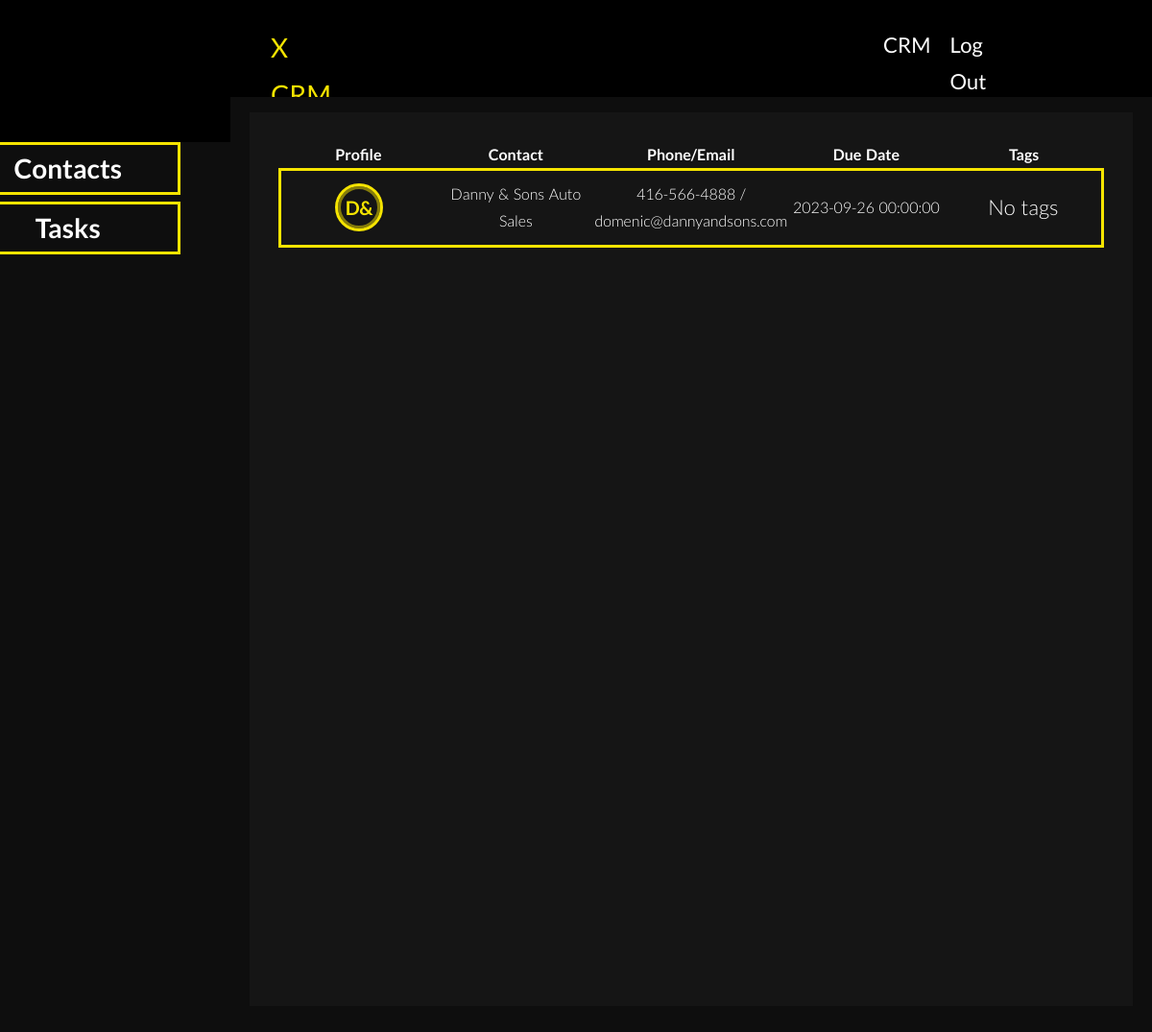
Screenshot of /upcoming_due_dates (signed in) with the database file from the repository.
### my_package/models.py (models this page shows)
class CRM(db.Model):
    __tablename__ = 'CRM'
    id = db.Column(db.Integer, primary_key=True)
    contactname = db.Column(db.String(10000))
    date = db.Column(db.DateTime(timezone=True), default=func.now())
    user_id = db.Column(db.Integer, db.ForeignKey('user.id'))
    Contact = db.Column(db.String(10000))
    PhoneEmail = db.Column(db.String(10000))
    tags = db.relationship('Tags', secondary=crm_tags, lazy='subquery', back_populates='contacts')
    notes = db.relationship('Note', backref='contact', lazy=True)
    user = db.relationship('User', back_populates='crm')
    contactlastname = db.Column(db.String(10000))
    contactbillingaddress = db.Column(db.String(10000))
    contactbillingaddresscity = db.Column(db.String(10000))
    contactbillingaddressstate = db.Column(db.String(10000))
    contactbillingaddresscountry = db.Column(db.String(10000))
    contactbillingaddresszip = db.Column(db.String(10000))
    leadstatus = db.Column(db.String(10000))
    contactemail = db.Column(db.String(10000))
    contactphone = db.Column(db.String(10000))
    contactcompany = db.Column(db.String(10000))
    organization_id = db.Column(db.Integer, db.ForeignKey('organization.id'))
    organization = db.relationship('Organization', back_populates='contacts')

class Note(db.Model):
    id = db.Column(db.Integer, primary_key=True)
    content = db.Column(db.String(10000))
    created_at = db.Column(db.DateTime(timezone=True), default=func.now())
    contact_id = db.Column(db.Integer, db.ForeignKey('CRM.id'))
    due_date = db.Column(db.DateTime(timezone=True), nullable=True)
    organization_id = db.Column(db.Integer, db.ForeignKey('organization.id'))
    organization = db.relationship('Organization', back_populates='notes')

### app.py (the view)
@app.route('/upcoming_due_dates', methods=['GET'])
@login_required
def upcoming_due_dates():
    current_time = datetime.utcnow()
    page = request.args.get('page', 1, type=int)
    per_page = 10  # Number of items per page
    query = (db.session.query(CRM, Note)
             .join(Note, Note.contact_id == CRM.id)
             .filter(Note.due_date > current_time)
             .filter(CRM.organization_id == current_user.organization_id)
             .order_by(Note.due_date.asc()))
    items = query.offset((page - 1) * per_page).limit(per_page).all()
    total_items = query.count()
    total_pages = ceil(total_items / per_page)  # Calculate total pages
    pages = list(range(1, total_pages + 1))
    next_url = url_for('upcoming_due_dates', page=page + 1) if page < total_pages else None
    prev_url = url_for('upcoming_due_dates', page=page - 1) if page > 1 else None
    return render_template('upcoming_due_dates.html',
                           contacts_with_due_dates=items,
                           next_url=next_url,
                           prev_url=prev_url,
                           total_pages=total_pages,
                           current_page=page,
                           pages=pages,
                           user=current_user)

### app.py (called while the page is built)
@login_manager.user_loader
def load_user(id):
    return User.query.get(int(id))

### my_package/templates/upcoming_due_dates.html (shortened to what this page needs)
{% extends 'layout.html' %} {% block content %}
<div class="crm-page">
    <div class="crm-menu">
        <div class="contacts-block">
            <a class="contacts-link" href="/CRM">
                <span class="contacts">Contacts</span>
            </a>
        </div>
        <div class="contacts-block">
            <a class="contacts-link" href="/upcoming_due_dates">
                <span class="contacts">Tasks</span>
            </a>
        </div>
    </div>
    <div class="crm-inner-page">
        <div class="crm-upper-static">
        </div>
        <div class="crm-contacts">
            <table class="contacts-section">
                <tr class="crm-header">
                    <th class="crm-header-item">Profile</th>
                    <th class="crm-header-item">Contact</th>
                    <th class="crm-header-item">Phone/Email</th>
                    <th class="crm-header-item">Due Date</th>
                    <th class="crm-header-item">Tags</th>
                </tr>
                {% if contacts_with_due_dates and total_pages is defined %}
                    {% for contact, note in contacts_with_due_dates %}
                    <tr class="crm-info-row" data-href="{{ url_for('contact_detail', id=contact.id) }}">
                        <td class="crm-info">
                            {% set initials = '' %}
                        {% if contact.Contact %}
                            {% set names = contact.Contact.split(' ') %}
                            {% set initials = names[0][0].upper() if names[0] else '' %}
                            {% set initials = initials + (names[1][0].upper() + names[2][0].upper() if names|length > 1 and names[1] else names[0][-1].upper()) %}
                        {% elif contact.contactcompany %}
                            {% set names = contact.contactcompany.split(' ') %}
                            {% set initials = names[0][0].upper() if names[0] else '' %}
                            {% set initials = initials + (names[1][0].upper())%}
                        {% elif contact.contactfirstname and contact.contactlastname %}
                            {% set initials = contact.contactfirstname[0].upper() + contact.contactlastname[0].upper() %}
                        {% elif contact.contactfirstname %}
                            {% set initials = contact.contactfirstname[0].upper() + contact.contactfirstname[-1].upper() %}
                        {% elif contact.contactlastname %}
                            {% set initials = contact.contactlastname[0].upper() + contact.contactlastname[-1].upper() %}
                        {% else %}
                            {% set initials = 'XX' %}
                        {% endif %}
                            <div class="center-div">
                                <a class='contact-link' href="{{ url_for('contact_detail', id=contact.id) }}">
                                    <div class="profile-picture" data-initial="{{ initials }}"></div>
                                </a>
                            </div>
                        </td>
                        <td class="crm-info">
                            <a class='contact-link' href="{{ url_for('contact_detail', id=contact.id) }}">
                                <a>
                                    {% if contact.contactfirstname and contact.contactlastname%}
                                        {{ contact.contactfirstname }}
                                    {% elif contact.contactcompany %}
                                    {{ contact.contactcompany }}
                                    {% else %}
                                        {{ contact.Contact }}
                                    {% endif %}
                                    </a>
                            </a>
                        </td>
                        <td class="crm-info">
                            <a class='contact-link' href="{{ url_for('contact_detail', id=contact.id) }}">
                                {{ contact.contactphone }} / {{ contact.contactemail }}
                            </a>
                        </td>
                        <td class="crm-info">
                            {{ note.due_date.strftime('%Y-%m-%d %H:%M:%S') }}
                        </td>
                        <td class="crm-info">
                            <ul class="tag-list">
                                {% for tag in contact.tags %}
                                    <a class="tag-btn">{{ tag.name }}</a>
                                {% else %}
                                    <p class="tag-btn-none">No tags</p>
                                {% endfor %}
                            </ul>
                        </td>
                    </tr>
                    {% endfor %}
                {% else %}
                    <tr>
                        <td colspan="5">No contacts with upcoming due dates.</td>
                    </tr>
                {% endif %}
            </table>
    </div>
</div>
</div>
{% endblock %}

### my_package/static/css/main.css (style rules this page uses)
* { margin: 0; padding: 0; box-sizing: border-box; }
:root { --header-bg-color: rgb(0, 0, 0); --textarea-bg-color: rgb(14, 14, 14); --body-bg-color: rgb(14, 14, 14); --nav-link-color: white; }
body { background: rgb(14, 14, 14); margin: auto; line-height: 1.75; font-weight: 900; word-spacing: 1.5px; font-family: 'Lato',sans-serif; font-weight: 300; }
p { font-size: 22px; font-weight: 300; }
::placeholder { color: #34dfff; opacity: 1; }
.crm-page { display: inline-block; width: 100%; height: 100%; }
.crm-menu { width: 20%; height: 80%; display:inline-block; position: relative; background-color: rgb(14, 14, 14); border-right-color: #F5E400; border-right-style: solid; border-right-width: blur(2px); left: 0; bottom: 0; top: 0; color: #F5E400; }
.contacts-block { display: block; position: relative; height: 80%; width: 110%; right: 3.8em }
.crm-inner-page { width: 80%; height: 100%; background-color: rgb(14, 14, 14); right: 0; bottom: 0; top: 6.3em; position: absolute; display: block; padding: 20px; }
.crm-upper-static { right: 0; display: inline-block; position: relative; width: 100%; height:1em; }
.crm-contacts { position: relative; display: inline-block; background-color: rgb(14, 14, 14); width: 100%; height: 80%; margin-bottom: 0em; margin-top: 0em; bottom: 2em; }
.contacts-section { display: block; width: 100%; position: relative; height: 100%; background-color: rgb(21, 21, 21); color: white; padding: 30px; }
.crm-header { display: table-row; width: 100%; text-align: center; }
.crm-header-item { margin-bottom: 3em; }
.crm-info-row { display: table-row; position: relative; background-color: rgb(21,21,21); margin-top: 3px; border-color: #F5E400; border-width: blur(2px); border-style: solid; height: 5em; padding: 1.5em; width: 100%; }
.crm-info { display: table-cell; width: 20%; text-align: center; }
.center-div { display: flex; justify-content: center; align-items: center; background-color:transparent; background: none; }
.profile-picture { display: flex; justify-content: center; align-items: center; font-weight: bold; background: none; }
.contacts-block { display: block; font-family: 'lato', 'sans-serif'; font-weight: 600; color: white; font-size: 28px; text-align: center; border-width: blur(2px); border-color: #F5E400; border-style: solid; }
.contact-link { text-decoration: none; color: white; }
.profile-picture { width: 50px; height: 50px; border-radius: 50%; background-color: transparent; color: #F5E400; text-align: center; line-height: 50px; font-size: 20px; position: relative; display: flex; justify-content: center; align-items: center; font-weight: bold; background: none; border-color: #F5E400; border-width: blur(2px); border-style: solid; }
.profile-picture::before { content: attr(data-initial); position: absolute; z-index: 2; width: 100%; text-align: center; display: flex; justify-content: center; align-items: center; font-weight: bold; background: none; }
.profile-picture::after { content: ""; position: absolute; top: 0; left: 0; width: 100%; height: 100%; background-color: transparent; border-radius: 50%; z-index: 1; opacity: 0.5; display: flex; justify-content: center; align-items: center; font-weight: bold; background: none; border-color: #F5E400; border-width: blur(2px); border-style: solid; }
.tag-list { list-style: none; padding: 0; margin: 0; display: inline-flex; }
.tag-btn-none { display: flex; margin: 0 5px; background-color: transparent; color: white; height: 2em; width: fit-content; justify-content: center; align-items: center; }
.contacts-block { display: block; position: relative; height: 10%; width: 110%; right: 3.8em; margin-bottom: 0.25em; }
.contacts-link { color: white; text-decoration: none; }

### rows the page displays
CRM: contactcompany "Danny & Sons Auto Sales", contactphone "416-566-4888", contactemail "domenic@dannyandsons.com", due_date "2023-09-26 00:00:00"
